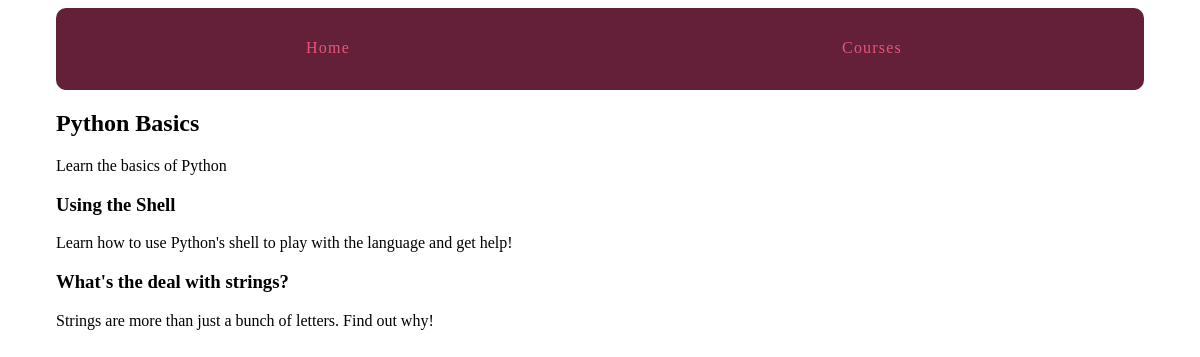
The page /courses/1/ on the database its author committed.
### courses/models.py (models this page shows, shortened)
class Course(models.Model):
    created_at = models.DateTimeField(auto_now_add=True)
    title = models.CharField(max_length= 255)
    description = models.TextField()

class Step(models.Model):
    title = models.CharField(max_length= 255)
    description = models.TextField()
    content = models.TextField(blank = True, default = '')#blank equal true leaves the textfield optional, and default '' is the data shown an empty string if no data is entered
    order = models.IntegerField(default=0)
    course = models.ForeignKey(Course)
    class Meta:
        ordering = ['order', ]

### courses/views.py (the view)
# urls.py: url(r'(?P<course_pk>\d+)/(?P<step_pk>\d+)/$', views.step_detail, name='step'),#put step_pk above course pk to make sure it catches and doesnt go to course_detail
def course_detail(request, pk):
    try:
        course = Course.objects.get(pk = pk)
    except:
        course = get_object_or_404(Course, pk=pk)
    return render(request, 'courses/course_details.html', {'course':course})

### courses/templates/courses/course_details.html (shortened to what this page needs)
{% extends "layout.html" %}
{% block content %}
<article>
  <h2>{{course.title}}</h2>
  {{course.description}}
  <section>
      {% for step in course.step_set.all %}
      <h3>{{ step.title }}</h3>
        {{step.description}}
      {% endfor %}
  </section>
</article>
{% endblock %}

### templates/layout.html (shortened to what this page needs)
{% load static from staticfiles %}
<!doctype html>
<html>
    <head>
        <link rel="stylesheet" href="{% static 'css/layout.css' %}">
    </head>
    <body>
        <div class="site-container">
            <nav>
              <a href="{% url 'views.hello_world' %}">Home</a>
              <a href="{% url 'courses.views.course_list' %}">Courses</a>
            </nav>
            {% block content %}{% endblock %}
        </div>
    </body>
</html>

### assets/css/layout.css (style rules this page uses)
html { box-sizing: border-box; }
*, *::after, *::before { box-sizing: inherit; }
.site-container { max-width: 68em; margin-left: auto; margin-right: auto; }
.site-container::after { clear: both; content: ""; display: table; }
.site-container nav { width: 100%; display: table; width: 100%; table-layout: fixed; border-bottom-left-radius: 10px; border-bottom-right-radius: 10px; border-top-left-radius: 10px; border-top-right-radius: 10px; border-bottom-left-radius: 10px; border-top-left-radius: 10px; border-bottom-right-radius: 10px; border-top-right-radius: 10px; background-color: #642039; margin-bottom: 1em; overflow: hidden; }
.site-container nav a { display: table-cell; width: 8.33333%; padding: 10px; border-bottom: 2px solid #642039; color: #e6557e; letter-spacing: 0.075em; line-height: 60px; text-align: center; text-decoration: none; }

### rows shown on the page
Course: title "Python Basics", description "Learn the basics of Python"
Step: title "Using the Shell", description "Learn how to use Python's shell to play with the language and get help!"
Step: title "What's the deal with strings?", description "Strings are more than just a bunch of letters. Find out why!"
